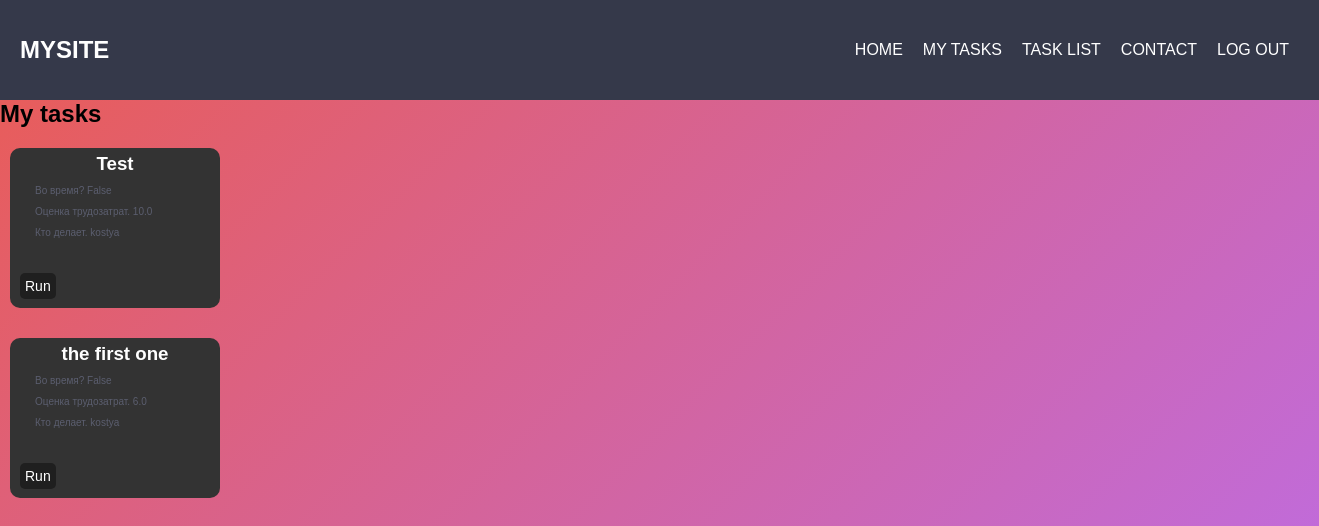
/tasks/1/my_list/ (signed in), run on the app's committed database.
### tasks/models.py (models this page shows, shortened)
class Tasks(models.Model):
	user = models.ForeignKey(settings.AUTH_USER_MODEL, on_delete=models.CASCADE, verbose_name="Пользователь")
	title = models.CharField(max_length=500, null=True, blank=True, verbose_name="Заголовок")
	creationdate = models.DateTimeField(auto_now_add=True, verbose_name="Дата создания")
	datetime_start = models.DateTimeField(null=True, blank=True, verbose_name="Время начала")
	datetime_end = models.DateTimeField(null=True, blank=True, verbose_name="Время окончания")
	need_hours = models.FloatField(null=True, blank=True, verbose_name="Необходимое время")
	spent_hours = models.IntegerField(null=True, blank=True, verbose_name="Затраченое время")
	in_time = models.BooleanField(default=False, verbose_name="Во время?")
	comments = models.TextField(null=True, blank=True, verbose_name="Комментарии")
	closed = models.BooleanField(default=False, null=True, blank=True, verbose_name="Закрыта ли задача")
	class Meta:
		verbose_name = "Задание"
		verbose_name_plural = "Задания"
	def get_run_url(self):
		return "/tasks/my_task/{}/run".format(self.pk)

### tasks/views.py (the view)
# urls.py: path('<int:user>/my_list/', list_view_for_user, name='list_view_for_user'),
def list_view_for_user(request, user):
	item_for_user = Tasks.objects.filter(user=request.user)
	context = {
		'item_for_user': item_for_user,
	}
	return render(request, 'tasks/list_for_user.html', context)

### tasks/templates/tasks/list_for_user.html
{% extends 'base.html' %}
{% block content %}
		<h2>My tasks</h2>
	<div class="list-form">
		<ul>
			{% for item in item_for_user %}
				{% if item.closed is not True %}
				<li>
					<div id="task-form">
						<div class="task-title"><h3>{{ item.title }}<h3></div>
						<div class="task-intime"><p>Во время? {{ item.in_time }}</p></div>
						<div class="task-need_hours"><p>Оценка трудозатрат. {{ item.need_hours }}</p></div>
						<div class="task-user"><p>Кто делает. {{ item.user }}</p></div>
						<a href="{{ item.get_run_url }}">
							<button class="btn-run">Run</button>
						</a>
					</div>
				</li>
				{% endif %}
			{% endfor %}
		</ul>
	</div>
{% endblock %}

### static/css/style.css (style rules this page uses)
* { margin: 0; padding: 0; font-family: "montserrat",sans-serif; }
body { -webkit-perspective: 800px; perspective: 800px; height: 100vh; margin: 0; overflow: hidden; font-family: 'Gudea', sans-serif; background: #EA5C54; background: linear-gradient(135deg, #EA5C54 0%, #bb6dec 100%); filter: progid:DXImageTransform.Microsoft.gradient( startColorstr='#EA5C54 ', endColorstr='#bb6dec',GradientType=1 ); }
body p { color: #5B5E6F; font-size: 10px; text-align: left; }
.list-form { display: inline-block; width: 100%; height: 100%; }
#task-form { height: 150px; width: 200px; background: #333333; color: white; font-family: 'Century Gothic',sans-serif; border-radius: 10px; text-align: center; margin: 0 10px 10px 10px; padding: 10px 0; display: inline-block; }
.task-intime, .task-need_hours , .task-user, p { margin: 10px; }
#task-form, .btn-upd, .btn-del, .btn-run { padding: 5px; margin-top: 20px; text-align: center; }
.btn-upd, .btn-del, .btn-run { border-radius: 5px; font-size: 14px; color: white; background: rgba(0, 0, 0, 0.4); border: none; }
.btn-upd, .btn-del, .btn-run, a { color: white; float: left; padding: 5px; cursor: pointer; }
.btn-close, a { color: white; float: left; padding: 5px; cursor: pointer; }

### data on the page
Tasks: title "Test", in_time "False", need_hours "10.0", user "kostya"
Tasks: title "the first one", in_time "False", need_hours "6.0", user "kostya"
